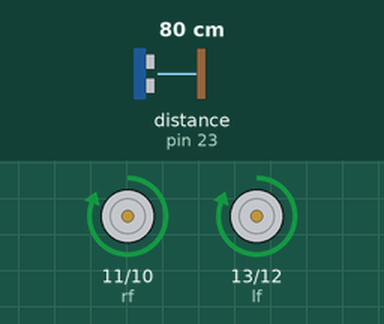
The sketch below on a simulated Arduino Mega 2560, built with avr-gcc and run on an emulated ATmega2560. On the bench: motor-driver pin pairs drawn as motors (green arrow = first pin HIGH = forward, orange = second pin HIGH = backward, longer = more drive). Wiring (inferred from the names in the program): ultrasonic range finder: trigger pin 22; echo pin 23. The test bench sets the inputs (shaded band); at power-on: distance to the obstacle (sensor on pin 23) 80 cm. The echo pulse lasts 58.3 µs per cm.

Above: at 2.8 s.
2.9 s: distance to the obstacle (sensor on pin 23) set to 57 cm
6.4 s: distance to the obstacle (sensor on pin 23) set to 49 cm
At 8.1 s:
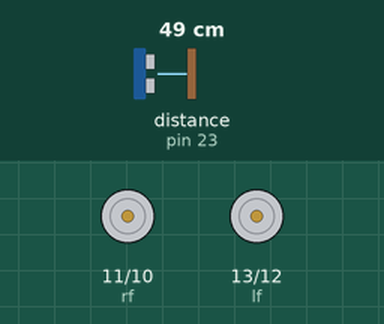
9.1 s: distance to the obstacle (sensor on pin 23) set to 60 cm
At 10.8 s:
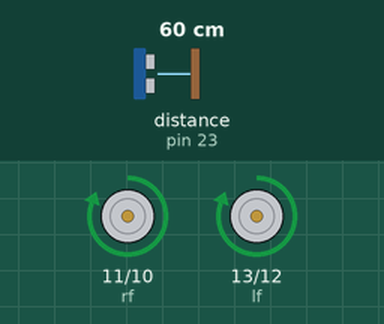
15.1 s: distance to the obstacle (sensor on pin 23) set to 2 cm
At 15.1 s:
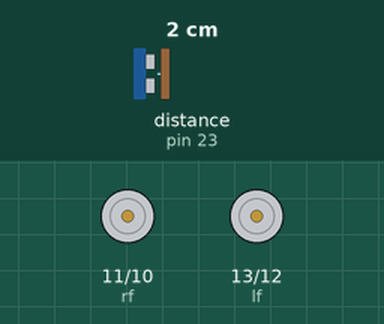
Timing chart, 0 to 18.1 s (numbered marks = the images above; inputs shaded):
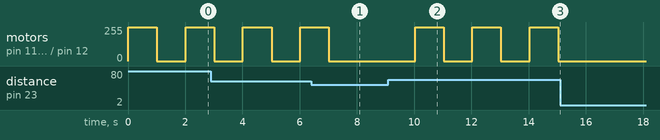

Measured:
- the behaviour switches between 52 and 51 cm on distance to the obstacle (sensor on pin 23) (found by bisection; images 0 and 1)
- after the input at 6.4 s, motor on pin 11 (rf) / pin 10 (rb), motor on pin 13 (lf) / pin 12 (lb): goes on until 7.0 s, then stays stopped
- after the input at 9.1 s, motor on pin 11 (rf) / pin 10 (rb), motor on pin 13 (lf) / pin 12 (lb): alternates forward 255/255 for 1.0 s and stopped for 1.0 s, starting after 0.93 s
- after the input at 15.1 s, motor on pin 11 (rf) / pin 10 (rb), motor on pin 13 (lf) / pin 12 (lb): stays stopped (without the input it goes to forward 255/255 after 0.94 s)
- by itself, motor on pin 11 (rf) / pin 10 (rb), motor on pin 13 (lf) / pin 12 (lb): alternates forward 255/255 for 1.0 s and stopped for 1.0 s

The sketch:

Robot.ino
```cpp
const int lf = 13;
const int lb = 12;
const int rf = 11;
const int rb = 10;

const int fTrig = 22;
const int fEcho = 23;
const int lTrig = 24;
const int lEcho = 25;

void setup() {
  // put your setup code here, to run once:
  pinMode(lf, OUTPUT);
  pinMode(lb, OUTPUT);
  pinMode(rf, OUTPUT);
  pinMode(rb, OUTPUT);

  pinMode(fTrig, OUTPUT);
  pinMode(fEcho, INPUT);

  Serial.begin(9600);
}

void loop() {
  // put your main code here, to run repeatedly:
  /*
  if (Serial.available() > 0) {
    int incommingByte = Serial.read();
    Serial.println(incommingByte);
    if (incommingByte == 102) {
      forward(5000);
    } else {
      analogWrite(lf, 0);
    }
  }

  forward(1000);
  delay(1000);
  backward(1000);
  delay(1000);
  */
  if (frontDistance() > 50){
    forward(1000);
  }
  delay(1000);
}

void forward(int duration) {
  analogWrite(rf, 255);
  analogWrite(lf, 255);
  delay(duration);
  analogWrite(rf, 0);
  analogWrite(lf, 0);
}

void backward(int duration) {
  analogWrite(lb, 255);
  analogWrite(rb, 255);
  delay(1000);
  analogWrite(lb, 0);
  analogWrite(rb, 0);
}

int frontDistance() {
  digitalWrite(fTrig, LOW);
  delayMicroseconds(2);

  digitalWrite(fTrig, HIGH);
  delayMicroseconds(10);
  digitalWrite(fTrig, LOW);

  int duration = pulseIn(fEcho, HIGH);

  int distance = duration * 0.034 / 2;

  //Serial.println(distance);
  return distance;
}

void leftDistance() {

}
```
